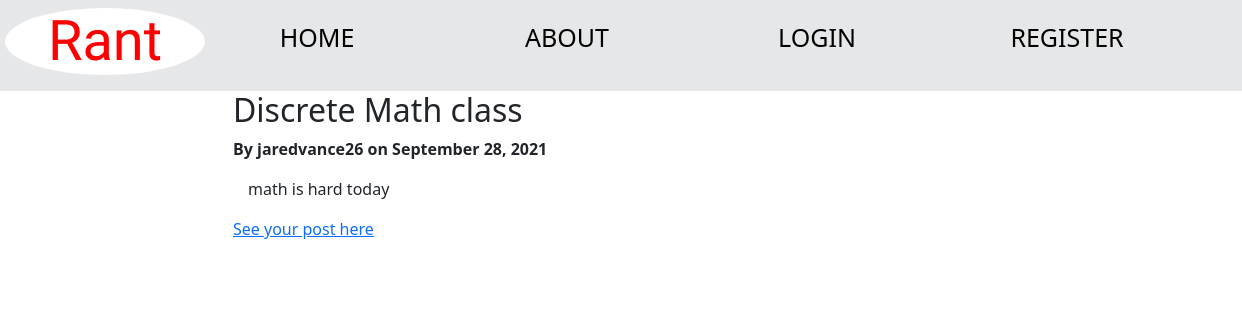
The app's page /post/2/ with its own data.
### blog/models.py (models this page shows, shortened)
class Post(models.Model):
    title = models.CharField(max_length=100)
    content = models.TextField()
    dated_posted = models.DateTimeField(auto_now_add=True)
    author = models.ForeignKey(User, on_delete=models.CASCADE)

### blog/views.py (the view)
# urls.py: path('post/<int:pk>/', PostDetailView.as_view(), name='post-detail'),
class PostDetailView(DetailView):
    model = Post

### blog/templates/blog/post_detail.html (shortened to what this page needs)
{% extends "blog/base.html" %}
{% block content %}
    <article class="media content-section">
        <div>
            <h2>{{ object.title }}</h2>
            <p class="author-date"><strong>By {{ object.author }} on {{ object.dated_posted | date:"F j, Y"}}</strong></p>
            <p class="post-rant"> {{ object.content }}</p>
    </article>
    <a href={% url 'blog-home'%}>See your post here</a>
{% endblock content %}

### blog/static/blog/main.css (style rules this page uses)
.post-rant { padding-left: 15px; padding-right: 15px; }

### records on screen
Post: title "Discrete Math class", author "jaredvance26", dated_posted "September 28, 2021", content "math is hard today"
